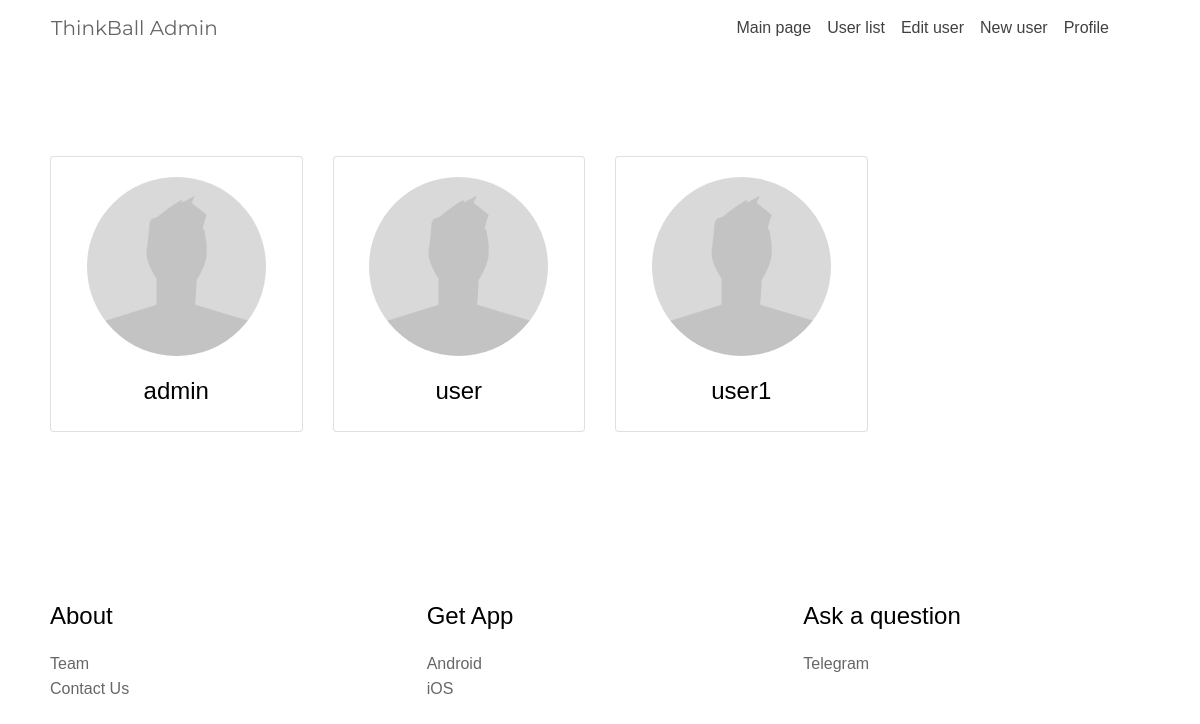
The app's page /admin/list (signed in) with its own data.
### tables this page shows
CREATE TABLE `Accounts` (
  `ID` int NOT NULL,
  `Login` varchar(32) NOT NULL,
  `Password` varchar(32) NOT NULL,
  `access` int DEFAULT NULL,
  `IP_reg` int NOT NULL,
  `IP_last` int NOT NULL,
  `UA_reg` int NOT NULL,
  `UA_last` int NOT NULL,
  `HTTP_USER_AGENT` varchar(32) NOT NULL
);

### engine/lang/en.php (called while the page is built, shortened)
<?php
$lang_nav = array(
    "Main page" => "Main page",
    "Login" => "Login",
    "Sign In" => "Sign In",
    "Profile" => "Profile",
    "Sign Out" => "Sign Out",
    "Admin panel" => "Admin panel",
    "User list" => "User list",
    "Edit user" => "Edit user",
    "New user" => "New user"
);
$lang_footer = array(
    "About" => "About",
    "Team" => "Team",
    "Contact Us" => "Contact Us",
    "Get App" => "Get App",
    "Android" => "Android",
    "iOS" => "iOS",
    "Ask a question" => "Ask a question",
    "Telegram" => "Telegram",
);

### admin/list/content.php (the view)
<div class="bloc tc-black l-bloc" id="user-list">
    <div class="container bloc-lg">
        <div class="row">
            <?php
            $query_1 = mysqli_query($db,"SELECT * FROM Accounts");
            while ( $assoc_1 = mysqli_fetch_assoc($query_1) ) echo '
            <div class="col-lg-3 bloc-0-margin-bottom">
                <div class="card card-style">
                    <div class="card-body">
                        <img src="'.URL.'/engine/img/lazyload-ph.png" data-src="'.URL.'/engine/img/placeholder-user.png" class="img-fluid rounded-circle mx-auto d-block img-style lazyload" alt="' . htmlspecialchars($assoc_1['Login']) . '" />
                        <h4 class="mx-auto d-block p-margin-bottom text-lg-center">
                            <a class="ltc-black" href="'.URL.'/admin/edit/?id='.intval($assoc_1['ID']).'">' . htmlspecialchars($assoc_1['Login']) . '</a><br>
                        </h4>
                    </div>
                </div>
            </div>
            '; ?>
        </div>
    </div>
</div>

### admin/list/index.php (shortened to what this page needs)
<?php require_once '../../engine/config.php'; if($user['access'] != 1) { header('Location: ' . URL . '/auth'); exit; } ?>
<!doctype html>
<html lang="ru">
<head>
    <?php require_once '../../engine/head.php'; ?>
</head>
<body>
<div class="page-container">
    <?php
    include_once '../../engine/admin-navbar.php';
    require_once 'content.php';
    include_once '../../engine/footer.php';
    ?>
</div>
</body>
</html>

### engine/head.php (shortened to what this page needs)
<link rel="stylesheet" type="text/css" href="<?php echo URL; ?>/engine/css/bootstrap.min.css?5484">
<link rel="stylesheet" type="text/css" href="<?php echo URL; ?>/engine/style.css?5708">
<link rel="stylesheet" type="text/css" href="<?php echo URL; ?>/engine/css/animate.min.css?7555">
<link rel="stylesheet" type="text/css" href="<?php echo URL; ?>/engine/css/font-awesome.min.css">

### engine/admin-navbar.php (shortened to what this page needs)
<div class="bloc sticky-nav bgc-white l-bloc" id="admin-navbar">
    <div class="container ">
        <div class="row">
            <div class="col">
                <nav class="navbar navbar-light row navbar-expand-lg" role="navigation">
                    <a class="navbar-brand link-style" href="<?php echo URL; ?>">ThinkBall Admin</a>
                    <div class="collapse navbar-collapse navbar-25384">
                        <ul class="site-navigation nav navbar-nav ml-auto">
                            <li class="nav-item"><a href="<?php echo URL; ?>/"
                                    class="nav-link"><?php echo $lang_nav['Main page']; ?></a></li>
                            <li class="nav-item"><a href="<?php echo URL; ?>/admin/list"
                                    class="nav-link"><?php echo $lang_nav['User list']; ?></a></li>
                            <li class="nav-item"><a href="<?php echo URL; ?>/admin/edit"
                                    class="nav-link"><?php echo $lang_nav['Edit user']; ?></a></li>
                            <li class="nav-item"><a href="<?php echo URL; ?>/admin/create-user/"
                                    class="nav-link"><?php echo $lang_nav['New user']; ?></a></li>
                            <li class="nav-item"><a href="<?php echo URL; ?>/profile/"
                                    class="nav-link"><?php echo $lang_nav['Profile']; ?></a></li>
                            <li class="nav-item"><a href="<?php echo URL; ?>/admin/add-content/"
                                    class="nav-link"><?php echo $lang_nav['add content']; ?></a></li>
                            <li class="nav-item"><a href="<?php echo URL; ?>/aadmin/main.php"
                                    class="nav-link"><?php echo $lang_nav['Traineradd']; ?></a></li>
                        </ul>
                    </div>
                </nav>
            </div>
        </div>
    </div>
</div>

### engine/footer.php
<div class="bloc l-bloc" id="footer">
    <div class="container bloc-md">
        <div class="row">
            <div class="col-12 col-sm-4">
                <h4 class="mg-md text-sm-left text-center tc-black"><?php echo $lang_footer['About']; ?></h4>
                <a href="https://www.instagram.com/it.grouptou/"
                    class="a-btn a-block footer-link"><?php echo $lang_footer['Team']; ?></a>
                <a href="https://www.instagram.com/it.grouptou/"
                    class="a-btn a-block footer-link"><?php echo $lang_footer['Contact Us']; ?> </a>
            </div>
            <div class="col-12 col-sm-4">
                <h4 class="mg-md text-sm-left text-center tc-black"><?php echo $lang_footer['Get App']; ?></h4>
                <a href="engine/comingsoon.php"
                    class="a-btn a-block footer-link"><?php echo $lang_footer['Android']; ?></a>
                <a href="engine/comingsoon.php" class="a-btn a-block footer-link"><?php echo $lang_footer['iOS']; ?></a>
            </div>
            <div class="col-12 col-sm-4">
                <h4 class="mg-md text-sm-left text-center tc-black"><?php echo $lang_footer['Ask a question']; ?></h4>
                <a href="#" class="a-btn a-block footer-link" rel="nofollow"
                    target="_blank"><?php echo $lang_footer['Telegram']; ?><br></a>
            </div>
        </div>
    </div>
</div>

### engine/style.css (style rules this page uses)
body { margin:0;padding:0; background:#FFFFFF; overflow-x:hidden; -webkit-font-smoothing: antialiased; -moz-osx-font-smoothing: grayscale; }
.page-container { overflow-x:hidden; }
a,button { transition: background .3s ease-in-out; outline: none!important; }
.bloc { width:100%;clear:both;background: 50% 50% no-repeat;padding:0 50px;-webkit-background-size: cover;-moz-background-size: cover;-o-background-size: cover;background-size: cover;position:relative;display:flex; }
.bloc .container { padding-left:0;padding-right:0; }
.bloc-lg { padding:100px 50px; }
.bloc-md { padding:50px; }
.d-bloc .card,.l-bloc { color:rgba(0,0,0,.5); }
.d-bloc .card .a-btn,.l-bloc .a-btn,.l-bloc .navbar a,.l-bloc a .icon-sm, .l-bloc a .icon-md, .l-bloc a .icon-lg, .l-bloc a .icon-xl, .l-bloc h1 a, .l-bloc h2 a, .l-bloc h3 a, .l-bloc h4 a, .l-bloc h5 a, .l-bloc h6 a, .l-bloc p a { color:rgba(0,0,0,.6); }
.navbar-light .navbar-nav .nav-link { color: rgb(64, 64, 64); }
.mg-md { margin-top:10px;margin-bottom:20px; }
.a-block { width:100%;text-align:left;display: inline-block; }
h1,h2,h3,h4,h5,h6,p,label,.btn,a { font-family:"Helvetica"; }
.container { max-width:1140px; }
.link-style { font-family:Montserrat; }
.card-style { width:100%; }
.img-style { width:179px;margin-bottom:14px; }
.p-margin-bottom { margin-bottom:5px;margin-top:21px; }
.bloc-0-margin-bottom { margin-bottom:10px; }
.bgc-white { background-color:#FFFFFF; }
.tc-black { color:#000000!important; }
.ltc-black { color:#000000!important; }

### records on screen
accounts: Login "admin"
accounts: Login (placeholder picture), Login "user"
accounts: Login "user1"

### other values on screen
$lang_nav['Main page'] "Main page"
$lang_nav['User list'] "User list"
$lang_nav['Edit user'] "Edit user"
$lang_nav['New user'] "New user"
$lang_nav['Profile'] "Profile"
$lang_footer['About'] "About"
$lang_footer['Team'] "Team"
$lang_footer['Contact Us'] "Contact Us"
$lang_footer['Get App'] "Get App"
$lang_footer['Android'] "Android"
$lang_footer['iOS'] "iOS"
$lang_footer['Ask a question'] "Ask a question"
$lang_footer['Telegram'] "Telegram"
